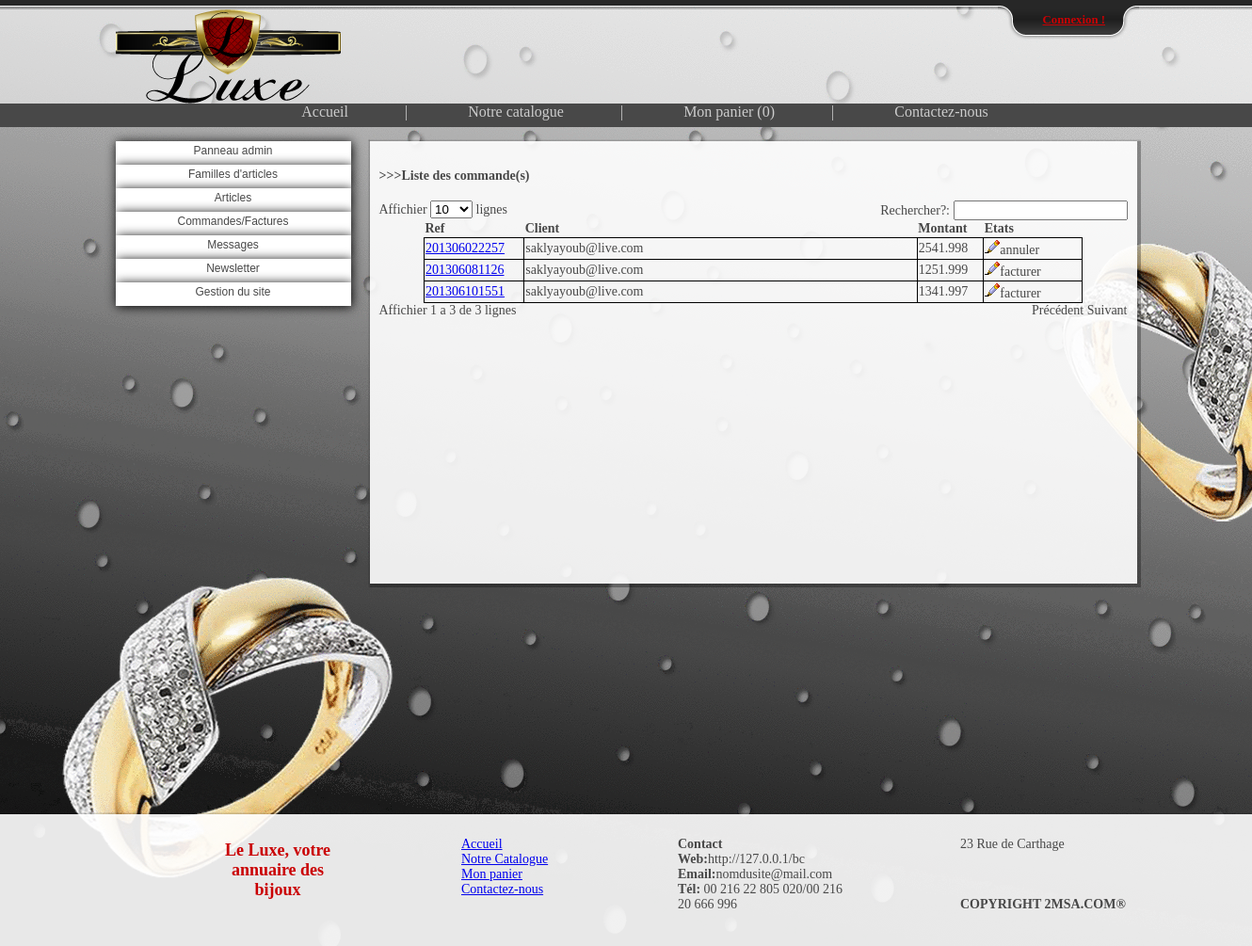
Page /root/g_commandes/liste.php on the committed database.
### tables this page shows
CREATE TABLE IF NOT EXISTS `commande` (
  `id_cmd` varchar(30) NOT NULL,
  `email_clt` varchar(30) NOT NULL,
  `date_cmd` varchar(30) NOT NULL,
  `tel_contact_cmd` varchar(30) NOT NULL,
  `adresslivrison_cmd` varchar(250) NOT NULL,
  `montant_cmd` varchar(30) NOT NULL,
  `etats` varchar(30) NOT NULL,
  PRIMARY KEY (`id_cmd`),
  KEY `email_clt` (`email_clt`)
);

CREATE TABLE IF NOT EXISTS `info` (
  `id` int(11) NOT NULL,
  `nom_du_site` varchar(30) NOT NULL,
  `page_facebook` varchar(250) NOT NULL,
  `page_tweeter` varchar(100) NOT NULL,
  `page_youtube` varchar(100) NOT NULL,
  `description` varchar(1000) NOT NULL,
  `adresse` varchar(100) NOT NULL,
  `tel` varchar(100) NOT NULL,
  `text_recherche` varchar(300) NOT NULL,
  `m_recherche` tinyint(1) NOT NULL,
  `m_newsletter` tinyint(1) NOT NULL,
  `m_facebook` tinyint(1) NOT NULL,
  `m_tweeter` tinyint(1) NOT NULL,
  `m_youtube` tinyint(1) NOT NULL,
  `x_gmaps` double NOT NULL,
  `y_gmaps` double NOT NULL
);

### include/function_statistiques.php (called while the page is built, shortened)
<?php
function somme_cmd_facturer($id_clt)
{
	global $connection;
	$sql=mysql_query("SELECT SUM(montant_cmd) FROM commande WHERE `email_clt` ='$id_clt' AND `etats` ='facturer' ", $connection);
	$s = mysql_fetch_array($sql);
	$s0 = $s[0];
	if ($s0>0){$somme = $s0;}else{$somme = '0.000';}
	return $somme;
}
?>

### include/function.php (called while the page is built, shortened)
<?php
include('config.php');
$connection = mysql_connect($serveur, $utilisateur, $mot_de_passe) or die(mysql_error());
$query_info = " SELECT * FROM info WHERE id='1' ";
$result_info = mysql_query($query_info, $connection);
$affected_rows_info = mysql_num_rows($result_info);
if($affected_rows_info == 1)
{
	$affected_rows_info2 = mysql_fetch_object($result_info);
	$nom_du_site 				=	$affected_rows_info2->nom_du_site;
	$adresse					=	$affected_rows_info2->adresse;
	$tel						=	$affected_rows_info2->tel;
	$text_recherche				=	$affected_rows_info2->text_recherche;
}
?>

### include/config.php (called while the page is built, shortened)
<?php
$adress_du_site="http://127.0.0.1/bc";
?>

### root/g_commandes/liste.php (the view, shortened to what this page needs)
<?php
include('../../include/function.php');
include('../../include/function_statistiques.php')
?>
<!DOCTYPE html PUBLIC "-//W3C//DTD XHTML 1.0 Transitional//EN" "http://www.w3.org/TR/xhtml1/DTD/xhtml1-transitional.dtd">
<html xmlns="http://www.w3.org/1999/xhtml">
<head>
<link href="../../style/style.css" rel="stylesheet" type="text/css" />
</head>
<body>
<?php include('../../function/top_bar.php'); ?>
    <div id="head">
        <div id="head_container">
            <div id="head_logo">
                <img src="../../style/img/logo.png" alt="Le Bon Choix !"/>
            </div>
        </div>
    </div>
	<?php include('../../function/nav.php');?>
    <div id="contenant">
        <div id="side_bar">
        <?php
        include('../menuadmin.php');
        ?>
        </div>
        <div id="container">
            <div id="container_under_admin" class="g_box">
<h4>>>>Liste des commande(s)</h4>
<?php
$sql = mysql_query(" SELECT * FROM commande ",$connection);
echo'
<table width="700px" id="ad_table" class="center">
	<thead>
		<tr>
			<th width="15%">Ref</th>
			<th width="60%">Client</th>
			<th width="10%">Montant</th>
			<th width="15%">Etats</th>
		</tr>
	</thead>';
while ($r = mysql_fetch_object($sql))
{
	$id_cmd			= $r->id_cmd;
	$email_clt		= $r->email_clt;
	$montant_cmd	= $r->montant_cmd;
	$etats			= $r->etats;
	$clt			= recup_info_client($email_clt);
	echo'<tr>
			<td><a href="../../cmd_fact.php?id_cmd='.$id_cmd.'" target="new">'.$id_cmd.'</a></td>
			<td>
				<j>'.$email_clt.'
					<span>
						<table width="310" style="text-align:right">
						  <tr>
						  	<td colspan="4"><center><b>Info Client</b></center></td>
						  </tr>
						  <tr>
							<td width="90">Nom : </td>
							<td colspan="3" style="text-align:center"><b>'.$clt->nom_clt.'</b></td>
						  </tr>
						  <tr>
							<td>Prenom :</td>
							<td colspan="3" style="text-align:center"><b>'.$clt->prenom_clt.'</b></td>
						  </tr>
						  <tr>
							<td>Annulation :</td>
							<td width="37"><b>'.nbr_cmd_annuler($email_clt).'</b></td>
							<td width="59">Somme : </td>
							<td width="96"><b>'.somme_cmd_annuler($email_clt).'</b></td>
						  </tr>
						  <tr>
							<td>En cours :</td>
							<td><b>'.nbr_cmd_encours($email_clt).'</b></td>
							<td>Somme :</td>
							<td><b>'.somme_cmd_encours($email_clt).'</b></td>
						  </tr>
						  <tr>
							<td>Facture :</td>
							<td><b>'.nbr_facturer($email_clt).'</b></td>
							<td>Somme :</td>
							<td><b>'.somme_cmd_facturer($email_clt).'</b></td>
						  </tr>
						</table>
					</span>
				</j>
			</td>
			<td>'.$montant_cmd.'</td>
			<td><a href="cmd_fact.php?id_cmd='.$id_cmd.'" target="new"><img src="../../style/img/b_edit.png"></a>'.$etats.'</td>
		</tr>';
}
echo'
</table>
';
?>
            </div>
        </div>
    </div>
    <div id="footer">
        <?php include('../../function/footer.php');?>
    </div>
</body>
</html>

### function/footer.php
<div id="footer" class="g_box">
	<div id="footer1">
		<p class="footer_titre">Le <?php echo $nom_du_site ; ?>, votre annuaire des bijoux</p>
	</div>
	<div id="footer2">
		<ul>
			<li class="footer_sous_titre"><a href="index.php">Accueil</a></li>
			<li class="footer_sous_titre"><a href="catalogue.php">Notre Catalogue</a></li>
			<li class="footer_sous_titre"><a href="panier.php">Mon panier</a></li>
			<li class="footer_sous_titre"><a href="contact.php">Contactez-nous</a></li>
		</ul>
	</div>
	<div id="footer3">
		<ul>
			<li class="footer_sous_titre"><b>Contact</b></li>
			<li class="footer_sous_titre"><b>Web:</b><?php echo $adress_du_site ; ?></li>
			<li class="footer_sous_titre"><b>Email:</b><?php echo $text_recherche ; ?></li>
			<li class="footer_sous_titre"><b>Tél:</b> <?php echo $tel ; ?></li>
		</ul>
	</div>
	<div id="footer4">
		<ul>
			<li class="footer_sous_titre"><?php echo $adresse ; ?></li>
            <li>&nbsp;</li>
            <li>&nbsp;</li>
            <li>&nbsp;</li>
            <li class="footer_sous_titre" style="width:300px;"><b>COPYRIGHT 2MSA.COM®</b></li>
        </ul>
	</div>
</div>

### style/style.css (style rules this page uses)
html, body { border: 0; margin: 0; padding: 0; }
body { background-image:url(img/bg.png); background-repeat:no-repeat; }
img { border:none; }
#head { height:100px;background-color: rgba(255, 255, 255, 0.5); }
#head_container { height:100px;width:1085px;margin:0 auto; }
#head_logo { float:left;height:100px;width:250px; }
#head_logo img { border:none; }
#contenant { height:700px;width:1085px;margin:15px auto; }
#side_bar { float:left;width:250px;height:700px; }
#container { float:right;height:700px;width:815px; }
#container_under_admin { height:450px;overflow:scroll; text-align:justify; }
.g_box { -webkit-box-shadow:0.5px 0.5px 1px 3px rgba(0, 0, 0, .3);box-shadow:0.5px 0.5px 1px 3px rgba(0, 0, 0, .3);background-color: rgba(255, 255, 255, 0.9);font-size:14px;color:#484848;padding:10px; }
#footer { height:120px; }
#footer1 { float:left;width:150px;margin-left:210px; }
#footer2 { float:left;width:150px;margin-left:80px; }
#footer3 { float:left;width:220px;margin-left:80px; }
#footer4 { float:left;width:150px;margin-left:80px; }
.footer_titre { color:#ca0003;font-size:18px;font-weight:bold; float:left; }
.footer_sous_titre { text-align:left; }
#footer ul { list-style-type:none;float:left; }
.center { margin-left:auto;margin-right:auto; }
#ad_table { border-collapse:collapse; width:90%; }
#ad_table tr td { border:1px solid black; }

### rows in the picture
commande: id_cmd "201306022257", email_clt "saklyayoub@live.com", montant_cmd "2541.998", etats "annuler"
commande: id_cmd "201306081126", email_clt "saklyayoub@live.com", montant_cmd "1251.999", etats "facturer"
commande: id_cmd "201306101551", email_clt "saklyayoub@live.com", montant_cmd "1341.997", etats "facturer"
info: nom_du_site "Luxe", text_recherche "nomdusite@mail.com", tel "00 216 22 805 020/00 216 20 666 996", adresse "23 Rue de Carthage"

### other values in the picture
nombre_article_dans_panier() "0"
$adress_du_site "http://127.0.0.1/bc"
